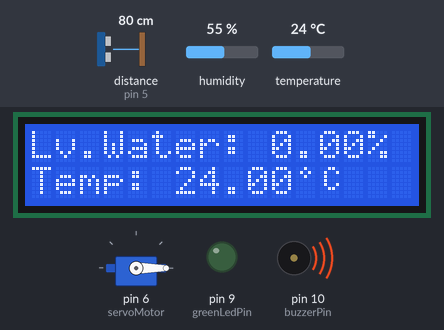
This sketch was run on a simulated Arduino Uno, built with avr-gcc and run on an emulated ATmega328P. Shown: 16×2 character LCD, servo, output pins drawn as LEDs (lit = HIGH), buzzer (waves = sounding). Wiring (inferred from the names in the program): ultrasonic range finder: trigger pin 3; echo pin 5. The test bench sets the inputs (shaded band); at power-on: distance to the obstacle (sensor on pin 5) 80 cm, temperature 24 °C, humidity 55 %. The echo pulse lasts 58.3 µs per cm; pins used as bus, display or sensor lines are not drawn.

Above: at 1.2 s.
1.3 s: distance to the obstacle (sensor on pin 5) set to 9 cm
At 2.9 s:
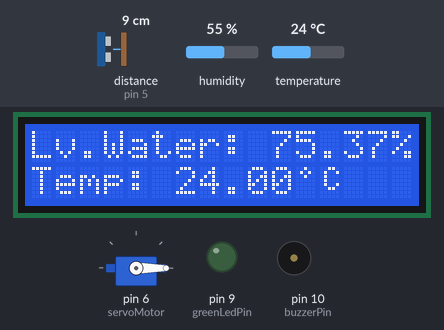
5.6 s: distance to the obstacle (sensor on pin 5) set to 35 cm
At 6.8 s:
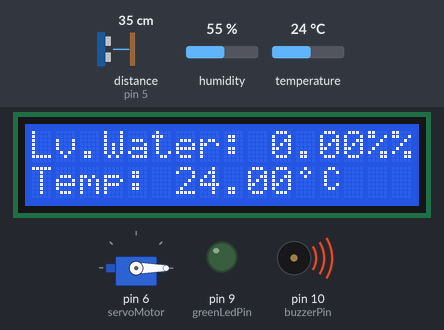
7.1 s: temperature set to 31 °C
At 8.9 s:
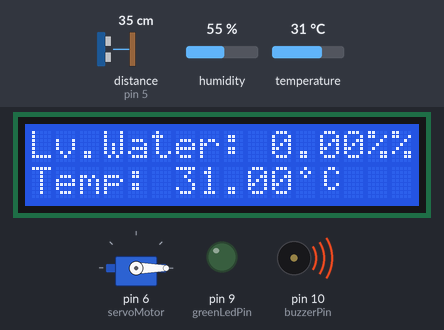
9.7 s: temperature set to 34 °C
At 11.1 s:
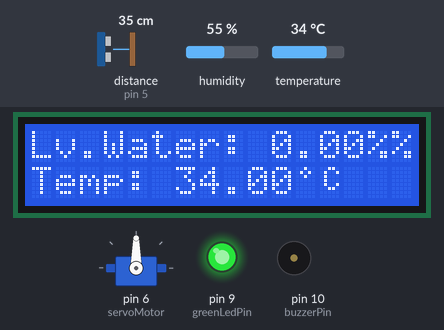
12.7 s: distance to the obstacle (sensor on pin 5) set to 21 cm
18.7 s: distance to the obstacle (sensor on pin 5) set to 16 cm
At 23.1 s:
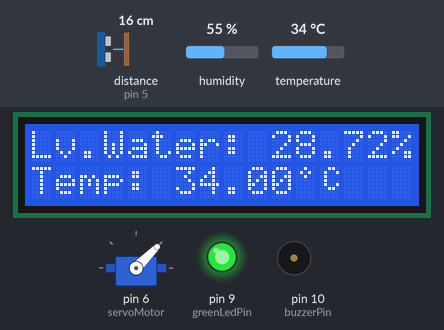
Timing chart, 0 to 24.3 s (numbered marks = the images above; inputs shaded):
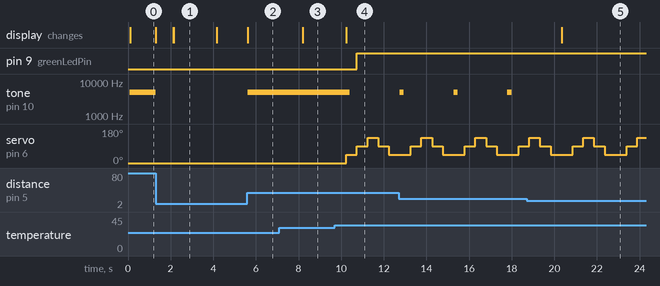

The sketch:

hydroSense.ino
```cpp
#include <LiquidCrystal.h>
#include <Servo.h>
//Create by Carlos González & Salvador Martínez
#include <DHT.h>
Servo servoMotor;
LiquidCrystal lcd(12, 11, 8, 7, 4, 2);
int buzzerPin = 10;
const int trigPin = 3;
const int echoPin = 5;
const int greenLedPin = 9;
#define DHTTYPE DHT11
#define DHT11_PIN 13
DHT dht (DHT11_PIN,DHTTYPE);
float duracion;
float distancia = 0;

// Define los símbolos personalizados para Celsius y grados
byte celsiusSymbol[8] = {
  B00110,B01001,B01000,B01000,B01001,B00110,B00000,B00000
};
//borrar ambas partes
byte degreesSymbol[8] = {
  B00100,B01010,B00100,B00000,B00000,B00000,B00000,B00000
};

void setup() {
  lcd.begin(16, 2); // Inicializa la pantalla LCD 16x2
  Serial.begin(9600); // Inicializa la comunicación serial
  servoMotor.attach(6); // Inicializa el pin por el cual se comunica el servoMotor
  servoMotor.write(0); // Coloca el servoMotor a 0 grados
  dht.begin(); // Inicializa el sensor DHT11
  pinMode(trigPin, OUTPUT); // Pin de recepción echo de ultrasonico
  pinMode(buzzerPin, OUTPUT); // Pin de buzzer
  pinMode(greenLedPin,OUTPUT);
  pinMode(echoPin, INPUT); // Pin de echo
  // Cargar los símbolos personalizados en la memoria del LCD
  lcd.createChar(0, celsiusSymbol);
  lcd.createChar(1, degreesSymbol);
}

void loop() {
  //sensor ultrasonico
  digitalWrite(echoPin, LOW);
  digitalWrite(trigPin, LOW);
  delayMicroseconds(2);
  digitalWrite(trigPin, HIGH);
  delayMicroseconds(10);
  digitalWrite(trigPin, LOW);
  duracion = pulseIn(echoPin, HIGH);
  distancia = (duracion / 2) * 0.0343;
  float distancia2 = constrain(distancia, 5, 20);//modificar dstancias
  // Calcular el porcentaje de acuerdo a la distancia medida
  float porcentajeNivelAgua = ((20 - distancia2) / 15) * 100;//cambiar distancias
  // Muestra el texto en la pantalla LCD
  lcd.setCursor(0,0);
  lcd.print("Lv.Water: ");
  lcd.print(porcentajeNivelAgua);
  lcd.print("%");
  if (porcentajeNivelAgua <= 15) {
    tone(buzzerPin, 5000, 200);
  } else {
    noTone(buzzerPin); // Detener el tono si está dentro del rango
  }
  // Sensor DHT11
  // Obtiene la lectura del DHT11
  float temp = dht.readTemperature();
  lcd.setCursor(0, 1);
  lcd.print("Temp: ");
  lcd.print(temp);
  lcd.write(byte(1));
  lcd.write(byte(0));
  if(temp > 32 ){
      servoMotor.write(45);//Desplazamos a la velocidad 45°
      delay(500);//Esperamos 0.5 segundo
      digitalWrite(greenLedPin, HIGH);
      servoMotor.write(90);//Desplazamos a la velocidad 45°
      delay(500);//Esperamos 0.5 segundo
      servoMotor.write(135);//Desplazamos a la velocidad 90°
      delay(500);//Esperamos 0.5 segundo
      servoMotor.write(90);//Desplazamos a la posición 45º
      delay(500);// Esperamos 0.5 segundo
      servoMotor.write(45);//Desplazamos a la posición 90º
      delay(500);// Esperamos 0.5 segundo
  }else{
    servoMotor.write(0);
    digitalWrite(greenLedPin, LOW);
  }
}
```

Measured:
- the behaviour switches between 32 and 33 °C on temperature (found by bisection; images 3 and 4)
- the behaviour switches between 19 and 18 cm on distance to the obstacle (sensor on pin 5) (found by bisection; images 4 and 5)
- after the input at 1.3 s, tone on pin 10 (buzzerPin): 5000 Hz → silent at once; the display: changes at once (image 1)
- after the input at 5.6 s, tone on pin 10 (buzzerPin): silent → 5000 Hz at once; the display: changes at once (image 2)
- after the input at 7.1 s, the display: changes after 1.1 s (image 3)
- after the input at 9.7 s, pin 9 (greenLedPin): LOW → HIGH after 1.0 s; tone on pin 10 (buzzerPin): 5000 Hz → silent after 0.71 s; servo on pin 6 (servoMotor): 0° → 45° after 0.54 s, → 90° 0.50 s later, → 135° 0.50 s later, → 90° 0.50 s later, … (5 changes in this stretch); the display: changes after 0.54 s (image 4)
- after the input at 18.7 s, tone on pin 10 (buzzerPin): stops changing and stays silent; the display: changes after 1.7 s (image 5)
